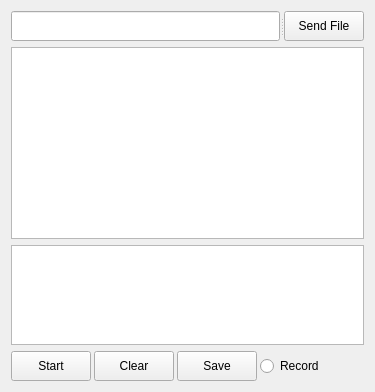
      <widget class="QWidget" name="Monitor">
       <property name="sizePolicy">
        <sizepolicy hsizetype="Expanding" vsizetype="Expanding">
         <horstretch>1</horstretch>
         <verstretch>1</verstretch>
        </sizepolicy>
       </property>
       <property name="font">
        <font>
         <pointsize>9</pointsize>
        </font>
       </property>
       <attribute name="title">
        <string>Monitor</string>
       </attribute>
       <layout class="QVBoxLayout" name="verticalLayout_Monitor" stretch="0,1,0,0">
        <item>
         <widget class="QSplitter" name="splitter_tabMonitor_send">
          <property name="orientation">
           <enum>Qt::Horizontal</enum>
          </property>
          <widget class="QLineEdit" name="lineEdit_Text">
           <property name="sizePolicy">
            <sizepolicy hsizetype="Expanding" vsizetype="Fixed">
             <horstretch>1</horstretch>
             <verstretch>0</verstretch>
            </sizepolicy>
           </property>
           <property name="minimumSize">
            <size>
             <width>0</width>
             <height>30</height>
            </size>
           </property>
           <property name="maximumSize">
            <size>
             <width>16777215</width>
             <height>30</height>
            </size>
           </property>
           <property name="font">
            <font>
             <family>Fira Mono</family>
             <pointsize>8</pointsize>
             <kerning>false</kerning>
            </font>
           </property>
          </widget>
          <widget class="QPushButton" name="pushButton_SendFile">
           <property name="sizePolicy">
            <sizepolicy hsizetype="Minimum" vsizetype="Fixed">
             <horstretch>0</horstretch>
             <verstretch>0</verstretch>
            </sizepolicy>
           </property>
           <property name="minimumSize">
            <size>
             <width>0</width>
             <height>30</height>
            </size>
           </property>
           <property name="maximumSize">
            <size>
             <width>16777215</width>
             <height>30</height>
            </size>
           </property>
           <property name="font">
            <font>
             <pointsize>9</pointsize>
            </font>
           </property>
           <property name="text">
            <string>Send File</string>
           </property>
           <property name="autoDefault">
            <bool>false</bool>
           </property>
          </widget>
         </widget>
        </item>
        <item>
         <widget class="QPlainTextEdit" name="plainTextEdit_Text">
          <property name="sizePolicy">
           <sizepolicy hsizetype="Expanding" vsizetype="Expanding">
            <horstretch>1</horstretch>
            <verstretch>1</verstretch>
           </sizepolicy>
          </property>
          <property name="font">
           <font>
            <family>Fira Mono</family>
            <pointsize>9</pointsize>
           </font>
          </property>
         </widget>
        </item>
        <item>
         <widget class="QPlainTextEdit" name="plainTextEdit_Log">
          <property name="sizePolicy">
           <sizepolicy hsizetype="Expanding" vsizetype="Minimum">
            <horstretch>1</horstretch>
            <verstretch>0</verstretch>
           </sizepolicy>
          </property>
          <property name="minimumSize">
           <size>
            <width>0</width>
            <height>100</height>
           </size>
          </property>
          <property name="maximumSize">
           <size>
            <width>16777215</width>
            <height>100</height>
           </size>
          </property>
         </widget>
        </item>
        <item>
         <layout class="QHBoxLayout" name="horizontalLayout_bottom_Monitor" stretch="0,0,0,0,1">
          <property name="spacing">
           <number>3</number>
          </property>
          <property name="sizeConstraint">
           <enum>QLayout::SetFixedSize</enum>
          </property>
          <item>
           <widget class="QPushButton" name="pushButton_Start">
            <property name="sizePolicy">
             <sizepolicy hsizetype="Minimum" vsizetype="Fixed">
              <horstretch>0</horstretch>
              <verstretch>0</verstretch>
             </sizepolicy>
            </property>
            <property name="minimumSize">
             <size>
              <width>0</width>
              <height>30</height>
             </size>
            </property>
            <property name="maximumSize">
             <size>
              <width>16777215</width>
              <height>30</height>
             </size>
            </property>
            <property name="font">
             <font>
              <pointsize>9</pointsize>
             </font>
            </property>
            <property name="toolTip">
             <string>&lt;html&gt;&lt;head/&gt;&lt;body&gt;&lt;p&gt;Start or Stop displaying received text&lt;/p&gt;&lt;/body&gt;&lt;/html&gt;</string>
            </property>
            <property name="text">
             <string>Start</string>
            </property>
           </widget>
          </item>
          <item>
           <widget class="QPushButton" name="pushButton_Clear">
            <property name="sizePolicy">
             <sizepolicy hsizetype="Minimum" vsizetype="Fixed">
              <horstretch>0</horstretch>
              <verstretch>0</verstretch>
             </sizepolicy>
            </property>
            <property name="minimumSize">
             <size>
              <width>0</width>
              <height>30</height>
             </size>
            </property>
            <property name="maximumSize">
             <size>
              <width>16777215</width>
              <height>30</height>
             </size>
            </property>
            <property name="font">
             <font>
              <pointsize>9</pointsize>
             </font>
            </property>
            <property name="toolTip">
             <string>&lt;html&gt;&lt;head/&gt;&lt;body&gt;&lt;p&gt;Clear the displayed text&lt;/p&gt;&lt;/body&gt;&lt;/html&gt;</string>
            </property>
            <property name="text">
             <string>Clear</string>
            </property>
           </widget>
          </item>
          <item>
           <widget class="QPushButton" name="pushButton_Save">
            <property name="minimumSize">
             <size>
              <width>0</width>
              <height>30</height>
             </size>
            </property>
            <property name="maximumSize">
             <size>
              <width>16777215</width>
              <height>30</height>
             </size>
            </property>
            <property name="font">
             <font>
              <pointsize>9</pointsize>
             </font>
            </property>
            <property name="toolTip">
             <string>&lt;html&gt;&lt;head/&gt;&lt;body&gt;&lt;p&gt;Save the displayed text&lt;/p&gt;&lt;/body&gt;&lt;/html&gt;</string>
            </property>
            <property name="text">
             <string>Save</string>
            </property>
           </widget>
          </item>
          <item>
           <widget class="QRadioButton" name="radioButton_SerialRecord">
            <property name="toolTip">
             <string>&lt;html&gt;&lt;head/&gt;&lt;body&gt;&lt;p&gt;Record all received text into file&lt;/p&gt;&lt;/body&gt;&lt;/html&gt;</string>
            </property>
            <property name="text">
             <string>Record</string>
            </property>
           </widget>
          </item>
          <item>
           <spacer name="horizontalSpacer">
            <property name="orientation">
             <enum>Qt::Horizontal</enum>
            </property>
            <property name="sizeHint" stdset="0">
             <size>
              <width>40</width>
              <height>30</height>
             </size>
            </property>
           </spacer>
          </item>
         </layout>
        </item>
       </layout>
      </widget>
